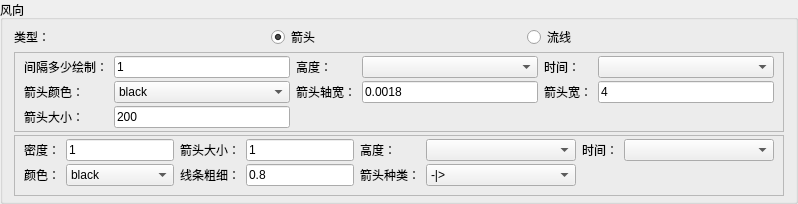
          <widget class="QGroupBox" name="groupBox_7">
           <property name="title">
            <string>风向</string>
           </property>
           <layout class="QGridLayout" name="gridLayout_7">
            <property name="topMargin">
             <number>5</number>
            </property>
            <property name="bottomMargin">
             <number>5</number>
            </property>
            <property name="verticalSpacing">
             <number>3</number>
            </property>
            <item row="1" column="0">
             <widget class="QFrame" name="frame">
              <property name="frameShape">
               <enum>QFrame::StyledPanel</enum>
              </property>
              <property name="frameShadow">
               <enum>QFrame::Raised</enum>
              </property>
              <layout class="QGridLayout" name="gridLayout_9">
               <property name="topMargin">
                <number>3</number>
               </property>
               <property name="bottomMargin">
                <number>3</number>
               </property>
               <property name="verticalSpacing">
                <number>3</number>
               </property>
               <item row="0" column="3">
                <widget class="QComboBox" name="comboBox_17">
                 <property name="minimumSize">
                  <size>
                   <width>150</width>
                   <height>0</height>
                  </size>
                 </property>
                </widget>
               </item>
               <item row="1" column="0">
                <widget class="QLabel" name="label_41">
                 <property name="text">
                  <string>箭头颜色：</string>
                 </property>
                </widget>
               </item>
               <item row="1" column="2">
                <widget class="QLabel" name="label_44">
                 <property name="text">
                  <string>箭头轴宽：</string>
                 </property>
                </widget>
               </item>
               <item row="1" column="1">
                <widget class="QComboBox" name="comboBox_11">
                 <item>
                  <property name="text">
                   <string>black</string>
                  </property>
                 </item>
                 <item>
                  <property name="text">
                   <string>white</string>
                  </property>
                 </item>
                 <item>
                  <property name="text">
                   <string>gray</string>
                  </property>
                 </item>
                 <item>
                  <property name="text">
                   <string>red</string>
                  </property>
                 </item>
                 <item>
                  <property name="text">
                   <string>blue</string>
                  </property>
                 </item>
                 <item>
                  <property name="text">
                   <string>green</string>
                  </property>
                 </item>
                 <item>
                  <property name="text">
                   <string>yellow</string>
                  </property>
                 </item>
                </widget>
               </item>
               <item row="1" column="4">
                <widget class="QLabel" name="label_45">
                 <property name="text">
                  <string>箭头宽：</string>
                 </property>
                </widget>
               </item>
               <item row="0" column="1">
                <widget class="QLineEdit" name="lineEdit_21">
                 <property name="text">
                  <string>1</string>
                 </property>
                </widget>
               </item>
               <item row="0" column="2">
                <widget class="QLabel" name="label_56">
                 <property name="text">
                  <string>高度：</string>
                 </property>
                </widget>
               </item>
               <item row="0" column="6">
                <widget class="QComboBox" name="comboBox_18">
                 <property name="minimumSize">
                  <size>
                   <width>150</width>
                   <height>0</height>
                  </size>
                 </property>
                </widget>
               </item>
               <item row="1" column="6">
                <widget class="QLineEdit" name="lineEdit_24">
                 <property name="text">
                  <string>4</string>
                 </property>
                </widget>
               </item>
               <item row="1" column="3">
                <widget class="QLineEdit" name="lineEdit_23">
                 <property name="text">
                  <string>0.0018</string>
                 </property>
                </widget>
               </item>
               <item row="0" column="0">
                <widget class="QLabel" name="label_42">
                 <property name="text">
                  <string>间隔多少绘制：</string>
                 </property>
                </widget>
               </item>
               <item row="0" column="4">
                <widget class="QLabel" name="label_57">
                 <property name="text">
                  <string>时间：</string>
                 </property>
                </widget>
               </item>
               <item row="2" column="0">
                <widget class="QLabel" name="label_63">
                 <property name="text">
                  <string>箭头大小：</string>
                 </property>
                </widget>
               </item>
               <item row="2" column="1">
                <widget class="QLineEdit" name="lineEdit_31">
                 <property name="text">
                  <string>200</string>
                 </property>
                </widget>
               </item>
              </layout>
             </widget>
            </item>
            <item row="0" column="0">
             <layout class="QHBoxLayout" name="horizontalLayout_9">
              <item>
               <widget class="QLabel" name="label_40">
                <property name="text">
                 <string>类型：</string>
                </property>
               </widget>
              </item>
              <item>
               <widget class="QRadioButton" name="radioButton_16">
                <property name="text">
                 <string>箭头</string>
                </property>
                <property name="checked">
                 <bool>true</bool>
                </property>
               </widget>
              </item>
              <item>
               <widget class="QRadioButton" name="radioButton_17">
                <property name="text">
                 <string>流线</string>
                </property>
               </widget>
              </item>
             </layout>
            </item>
            <item row="2" column="0">
             <widget class="QFrame" name="frame_2">
              <property name="frameShape">
               <enum>QFrame::StyledPanel</enum>
              </property>
              <property name="frameShadow">
               <enum>QFrame::Raised</enum>
              </property>
              <layout class="QGridLayout" name="gridLayout_10">
               <property name="topMargin">
                <number>3</number>
               </property>
               <property name="verticalSpacing">
                <number>3</number>
               </property>
               <item row="1" column="0">
                <widget class="QLabel" name="label_47">
                 <property name="text">
                  <string>颜色：</string>
                 </property>
                </widget>
               </item>
               <item row="1" column="3">
                <widget class="QLineEdit" name="lineEdit_26">
                 <property name="text">
                  <string>0.8</string>
                 </property>
                </widget>
               </item>
               <item row="1" column="2">
                <widget class="QLabel" name="label_48">
                 <property name="text">
                  <string>线条粗细：</string>
                 </property>
                </widget>
               </item>
               <item row="1" column="1">
                <widget class="QComboBox" name="comboBox_12">
                 <property name="minimumSize">
                  <size>
                   <width>70</width>
                   <height>0</height>
                  </size>
                 </property>
                 <item>
                  <property name="text">
                   <string>black</string>
                  </property>
                 </item>
                 <item>
                  <property name="text">
                   <string>white</string>
                  </property>
                 </item>
                 <item>
                  <property name="text">
                   <string>gray</string>
                  </property>
                 </item>
                 <item>
                  <property name="text">
                   <string>red</string>
                  </property>
                 </item>
                 <item>
                  <property name="text">
                   <string>blue</string>
                  </property>
                 </item>
                 <item>
                  <property name="text">
                   <string>green</string>
                  </property>
                 </item>
                 <item>
                  <property name="text">
                   <string>yellow</string>
                  </property>
                 </item>
                </widget>
               </item>
               <item row="0" column="3">
                <widget class="QLineEdit" name="lineEdit_22">
                 <property name="text">
                  <string>1</string>
                 </property>
                </widget>
               </item>
               <item row="0" column="0">
                <widget class="QLabel" name="label_46">
                 <property name="text">
                  <string>密度：</string>
                 </property>
                </widget>
               </item>
               <item row="0" column="2">
                <widget class="QLabel" name="label_43">
                 <property name="text">
                  <string>箭头大小：</string>
                 </property>
                </widget>
               </item>
               <item row="0" column="1">
                <widget class="QLineEdit" name="lineEdit_25">
                 <property name="text">
                  <string>1</string>
                 </property>
                </widget>
               </item>
               <item row="0" column="4">
                <widget class="QLabel" name="label_58">
                 <property name="text">
                  <string>高度：</string>
                 </property>
                </widget>
               </item>
               <item row="0" column="6">
                <widget class="QLabel" name="label_59">
                 <property name="text">
                  <string>时间：</string>
                 </property>
                </widget>
               </item>
               <item row="0" column="5">
                <widget class="QComboBox" name="comboBox_19">
                 <property name="minimumSize">
                  <size>
                   <width>150</width>
                   <height>0</height>
                  </size>
                 </property>
                </widget>
               </item>
               <item row="0" column="7">
                <widget class="QComboBox" name="comboBox_20">
                 <property name="minimumSize">
                  <size>
                   <width>150</width>
                   <height>0</height>
                  </size>
                 </property>
                </widget>
               </item>
               <item row="1" column="4">
                <widget class="QLabel" name="label_50">
                 <property name="text">
                  <string>箭头种类：</string>
                 </property>
                </widget>
               </item>
               <item row="1" column="5">
                <widget class="QComboBox" name="comboBox_13">
                 <item>
                  <property name="text">
                   <string>-|&gt;</string>
                  </property>
                 </item>
                 <item>
                  <property name="text">
                   <string>-</string>
                  </property>
                 </item>
                 <item>
                  <property name="text">
                   <string>-&gt;</string>
                  </property>
                 </item>
                 <item>
                  <property name="text">
                   <string>-[</string>
                  </property>
                 </item>
                 <item>
                  <property name="text">
                   <string>&lt;-</string>
                  </property>
                 </item>
                 <item>
                  <property name="text">
                   <string>&lt;-&gt;</string>
                  </property>
                 </item>
                 <item>
                  <property name="text">
                   <string>&lt;|-</string>
                  </property>
                 </item>
                 <item>
                  <property name="text">
                   <string>&lt;|-|&gt;</string>
                  </property>
                 </item>
                 <item>
                  <property name="text">
                   <string>]-</string>
                  </property>
                 </item>
                 <item>
                  <property name="text">
                   <string>]-[</string>
                  </property>
                 </item>
                 <item>
                  <property name="text">
                   <string>fancy</string>
                  </property>
                 </item>
                 <item>
                  <property name="text">
                   <string>simple</string>
                  </property>
                 </item>
                 <item>
                  <property name="text">
                   <string>wedge</string>
                  </property>
                 </item>
                 <item>
                  <property name="text">
                   <string>|-|</string>
                  </property>
                 </item>
                </widget>
               </item>
              </layout>
             </widget>
            </item>
           </layout>
          </widget>
